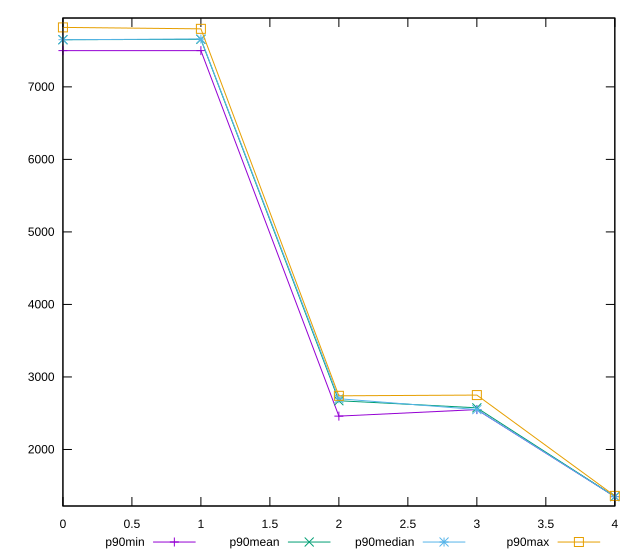

Generate this figure with gnuplot:
reset

$p90Min <<EOF
0 7500
1 7500
2 2460
3 2550
4 1350
EOF

$p90Mean <<EOF
0 7650.425531914893
1 7655.425531914893
2 2672.021276595745
3 2574.255319148936
4 1350.212765957447
EOF

$p90Median <<EOF
0 7650
1 7660
2 2700
3 2550
4 1350
EOF

$p90Max <<EOF
0 7820
1 7800
2 2740
3 2750
4 1360
EOF

set key outside below
set xrange [0:4]
set yrange [1220.6:7949.4]
set trange [1220.6:7949.4]
set terminal svg size 640, 560 enhanced background rgb 'white'
set output "report_00023_2021-02-20T12:14:57.249Z/uses-text-compression/progression/value.svg"

plot $p90Min title "p90min" with linespoints, \
     $p90Mean title "p90mean" with linespoints, \
     $p90Median title "p90median" with linespoints, \
     $p90Max title "p90max" with linespoints

reset
